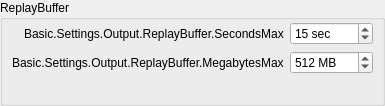
                     <widget class="QGroupBox" name="replayBufferGroupBox">
                      <property name="title">
                       <string>ReplayBuffer</string>
                      </property>
                      <layout class="QFormLayout" name="formLayout_24">
                       <property name="fieldGrowthPolicy">
                        <enum>QFormLayout::AllNonFixedFieldsGrow</enum>
                       </property>
                       <property name="labelAlignment">
                        <set>Qt::AlignRight|Qt::AlignTrailing|Qt::AlignVCenter</set>
                       </property>
                       <property name="leftMargin">
                        <number>9</number>
                       </property>
                       <property name="topMargin">
                        <number>2</number>
                       </property>
                       <property name="rightMargin">
                        <number>9</number>
                       </property>
                       <property name="bottomMargin">
                        <number>9</number>
                       </property>
                       <item row="0" column="0">
                        <widget class="QLabel" name="label_35">
                         <property name="text">
                          <string>Basic.Settings.Output.ReplayBuffer.SecondsMax</string>
                         </property>
                        </widget>
                       </item>
                       <item row="0" column="1">
                        <widget class="QSpinBox" name="simpleRBSecMax">
                         <property name="suffix">
                          <string notr="true"> sec</string>
                         </property>
                         <property name="minimum">
                          <number>5</number>
                         </property>
                         <property name="maximum">
                          <number>21600</number>
                         </property>
                         <property name="value">
                          <number>15</number>
                         </property>
                        </widget>
                       </item>
                       <item row="1" column="0">
                        <widget class="QLabel" name="simpleRBMegsMaxLabel">
                         <property name="text">
                          <string>Basic.Settings.Output.ReplayBuffer.MegabytesMax</string>
                         </property>
                        </widget>
                       </item>
                       <item row="1" column="1">
                        <widget class="QSpinBox" name="simpleRBMegsMax">
                         <property name="suffix">
                          <string notr="true"> MB</string>
                         </property>
                         <property name="minimum">
                          <number>20</number>
                         </property>
                         <property name="maximum">
                          <number>8192</number>
                         </property>
                         <property name="value">
                          <number>512</number>
                         </property>
                        </widget>
                       </item>
                       <item row="2" column="1">
                        <widget class="QLabel" name="simpleRBEstimate">
                         <property name="text">
                          <string notr="true"/>
                         </property>
                        </widget>
                       </item>
                      </layout>
                     </widget>
